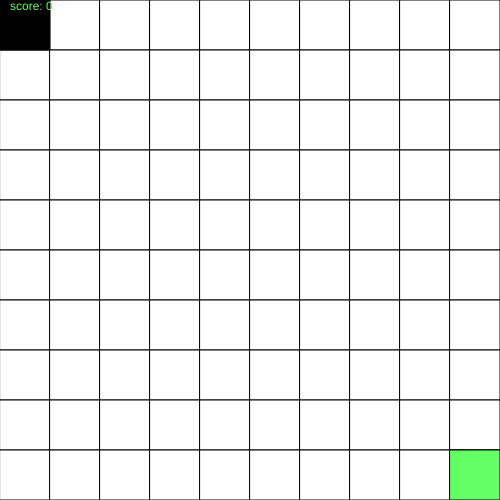
Frame 1 (no input)
Frame 60 (no input): identical to frame 1, image omitted
Frame 120 (the mouse pressed at the canvas centre since frame 60): identical to frame 1, image omitted

The p5.js sketch that drew this single still picture (run headless with seeded random() and noise() and a simulated clock; from frame 60 on, the mouse is pressed at the canvas centre):

// p5.js sketch
// ── sketch.js
let posX = 0;
let posY = 0;
let coinX;
let coinY;
let coin = false;
let t = false;
let score = 0;

function setup() {
  createCanvas(500, 500);
  makeCoin();
  makeGame(posX, posY);
}

function draw() {
  makeGame(posX, posY)
  if (t == false) {
    moveSnake();
  }
  if ((posX == coinX) && (posY == coinY)) {
    makeCoin()
    score++;
  }
  text('score: ' + score, 10, 10);
}
/**
*Creates the grid that is used for the backgroup
*/
function makeGrid() {
  var i;
  fill(255)
  for (i = 0; i < 10; i++) {
    rect(50 * i, 0, 50, 50)
    var j;
    for (j = 0; j < 10; j++) {
      rect(i * 50, j * 50, 50, 50)
    }
  }
}
/**
*This functions insures that when a button is pressed, the *snake only moves once.
*This will likely havely to be changed as the final version *will require different movement.
*/
function moveSnake() {
  if ((keyIsPressed == true) && ((key == 's') || (key == 'S'))) {
    moveDown();
    t = true
  }
  if ((keyIsPressed == true) && ((key == 'a') || (key == 'A'))) {
    moveLeft();
    t = true
  }
  if ((keyIsPressed == true) && ((key == 'w') || (key == 'W'))) {
    moveUp();
    t = true
  }
  if ((keyIsPressed == true) && ((key == 'd') || (key == 'D'))) {
    moveRight();
    t = true
  }

}

function makeGame(x, y) {
  clear()
  makeGrid()
  fill(0)
  rect(50 * x, 50 * y, 50, 50)
  fill(100, 255, 100)
  rect(50 * coinX, 50 * coinY, 50, 50)
}
/**
*Moves snake up
*/
function moveUp() {
  if (posY >= 1) {
    posY = posY - 1;
  }
}
/**
*Moves snake down
*/
function moveDown() {
  if (posY <= 8) {
    posY = posY + 1;
  }
}
/**
*Moves snake left
*/
function moveLeft() {
  if (posX >= 1) {
    posX = posX - 1;
  }
}
/**
*Moves snake right
*/
function moveRight() {
  if (posX <= 8) {
    posX = posX + 1;
  }
}
/**
*This ensures that when the key is released, the user will be *able to move once again.
*/
function keyReleased() {
  console.log(t)
  t = false;
  console.log(t)
}
/**
*Creates the coin, makes a random location
*/
function makeCoin() {
  fill(100, 244, 244)
  coinX = getRandomInt(10);
  coinY = getRandomInt(10);
  coin = true;
}

function getRandomInt(max) {
  return Math.floor(Math.random() * Math.floor(max));
}
